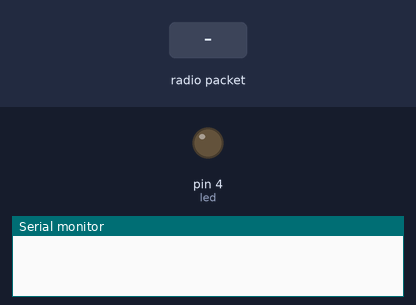
Bench run of a sketch on a simulated Arduino Uno, built with avr-gcc and run on an emulated ATmega328P. Parts: output pins drawn as LEDs (lit = HIGH), the last lines printed to the serial monitor. Inputs (shaded band) come from the test bench. No radio packets arrive unless stated.

Above: at 1.2 s.
1.3 s: radio packet "0" arrives
At 2.2 s:
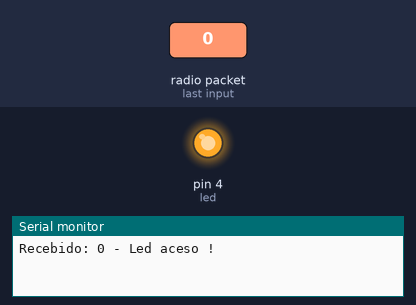
2.8 s: radio packet "1" arrives
At 3.4 s:
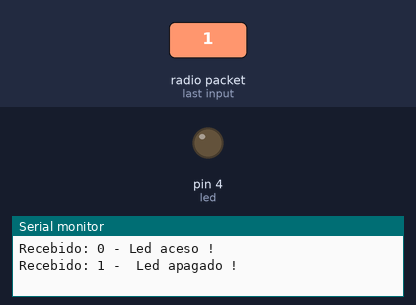
Timing chart, 0 to 5.8 s (numbered marks = the images above; inputs shaded):
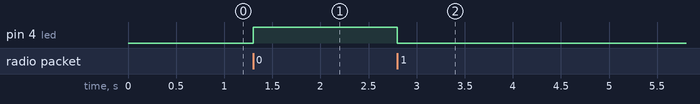

Measured:
- after the input at 1.3 s, pin 4 (led): LOW → HIGH at once
- after the input at 2.8 s, pin 4 (led): HIGH → LOW at once

The sketch:

CodigoRecebe.ino
```cpp
#include <VirtualWire.h>

//Define pino led
int led = 4;


int valor_recebido_RF;
char recebido_RF_char[4];

void setup() {
  pinMode(led, OUTPUT);

  digitalWrite(led, LOW);
  //Pino ligado ao pino DATA do receptor RF
  vw_set_rx_pin(2);
  //Velocidade de comunicacao (bits por segundo)
  vw_setup(5000);
  //Inicia a recepcao
  vw_rx_start();
  Serial.println("Recepcao modulo RF - Aguardando...");
  Serial.begin(9600);
}

void loop()
{
    uint8_t buf[VW_MAX_MESSAGE_LEN];
    uint8_t buflen = VW_MAX_MESSAGE_LEN;

    if (vw_get_message(buf, &buflen)) {
    int i;
        for (i = 0; i < buflen; i++){
          recebido_RF_char[i] = char(buf[i]);
       }
       recebido_RF_char[buflen] = '\0';
       valor_recebido_RF = atoi(recebido_RF_char);


       Serial.print("Recebido: ");
       Serial.print(valor_recebido_RF);

       if (valor_recebido_RF == 1){
         digitalWrite(led, LOW);
         Serial.println(" -  Led apagado !");
       }
        if (valor_recebido_RF == 0){
         digitalWrite(led, HIGH);
         Serial.println(" - Led aceso !");

       }
    }
}
```
